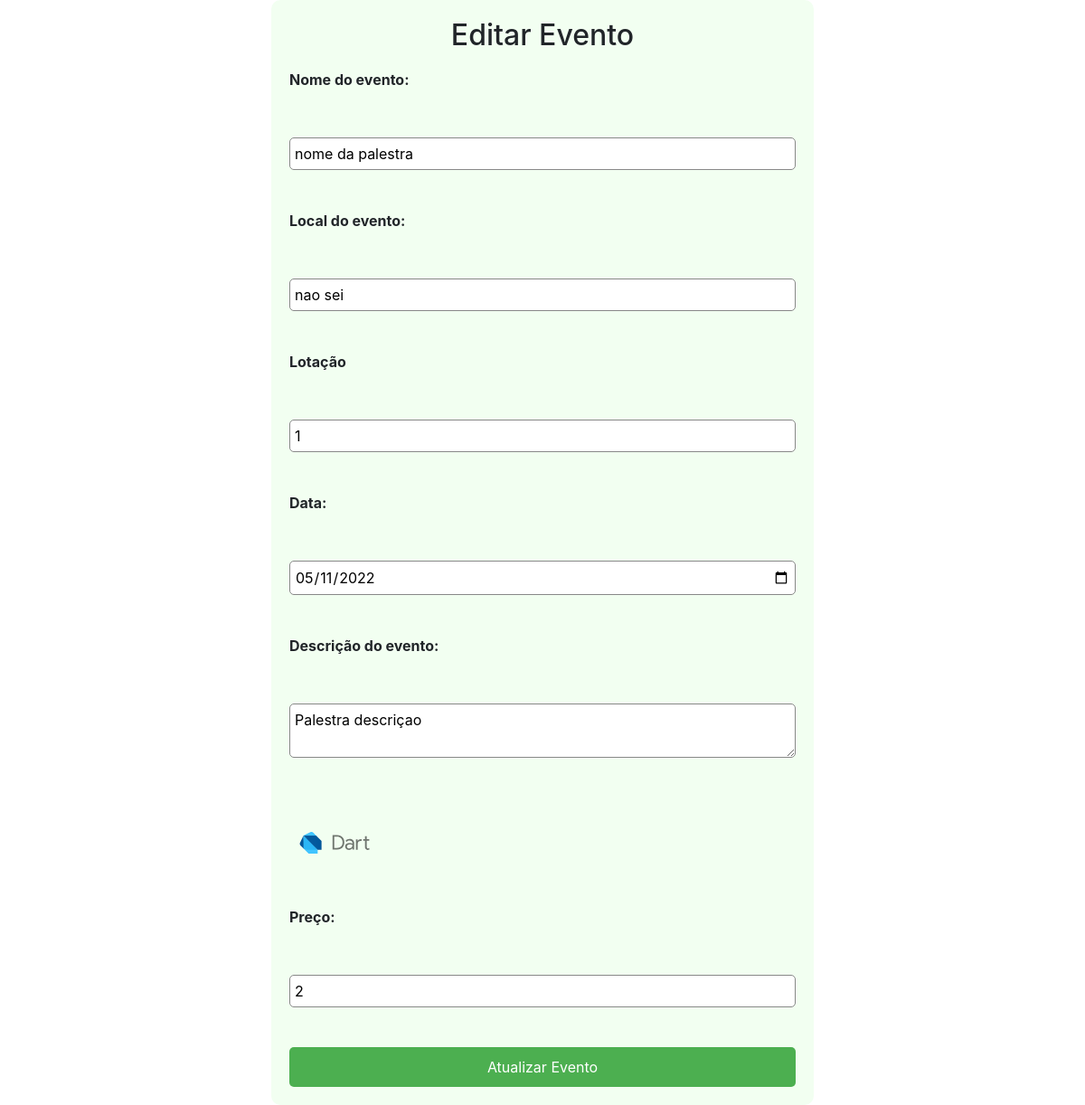
Before: /update/3 (signed in) with the older database file.
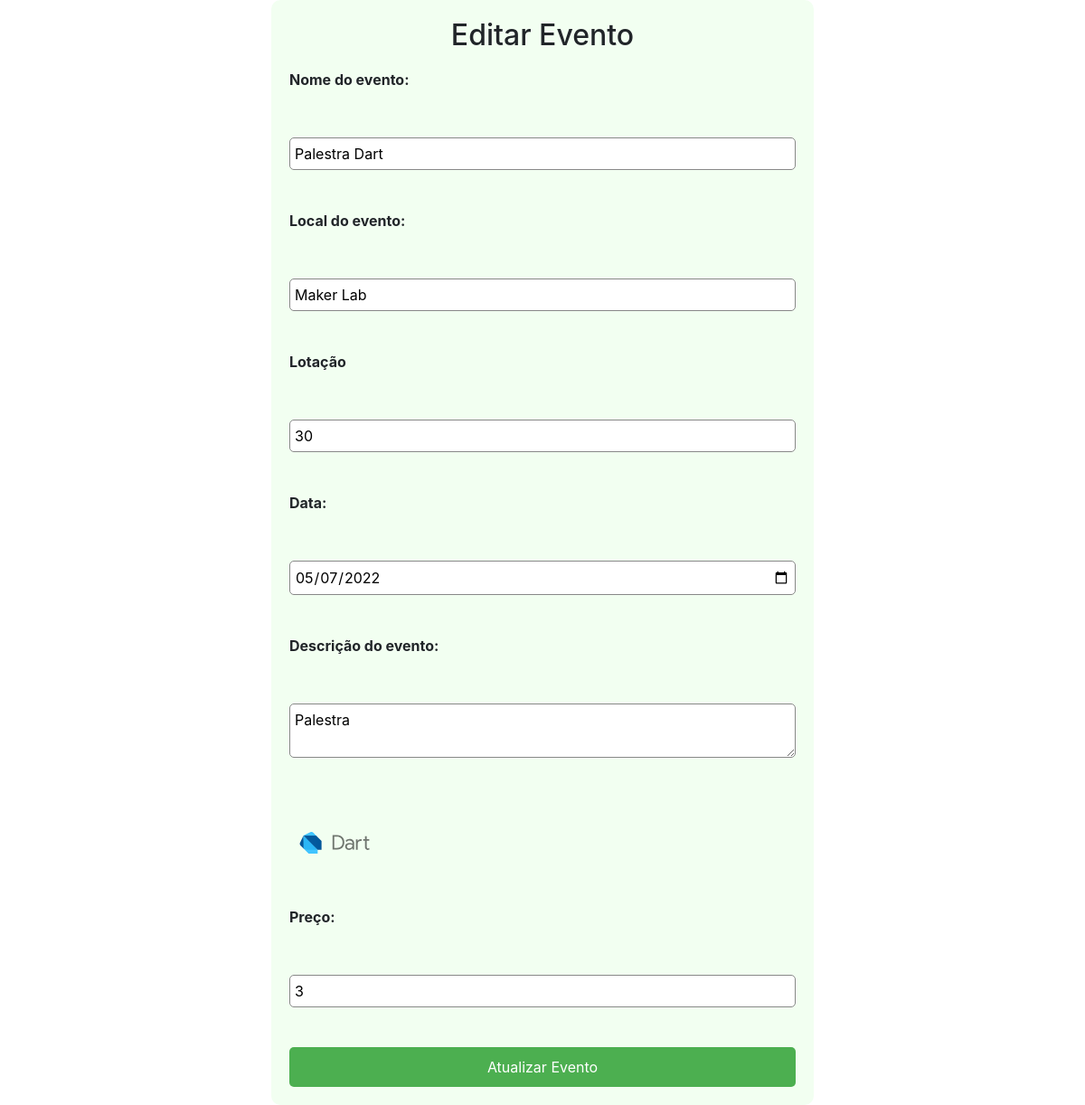
After: the same page with the newer database file.
### tables this page shows
CREATE TABLE events (
    id INTEGER PRIMARY KEY,
    name TEXT NOT NULL,
    description TEXT NOT NULL,
    location TEXT NOT NULL,
    image TEXT,
    date DATE,
    user_id INTEGER,           
    colaborator TEXT , 
    vagas INTEGER,
    lotacao INTEGER,
    preco INTEGER,
    esgotado boolean DEFAULT 0,
    FOREIGN KEY(user_id) REFERENCES users(id)
    );

### app.py (the view)
@app.route('/update/<int:event_id>', methods=['GET', 'POST'])
def update_event(event_id):
    if 'user_email' not in session:
        flash("You must be logged in to access this page", category='error')
        return redirect('/login')
    if session['user_email'] != "admin@gmail.com":
        flash("Não tem permissões para aceder aqui", category='error')
        return redirect('/')
    if request.method == 'POST':
        eventName = request.form['eventName']
        eventDescription = request.form['eventDescription']
        eventLocation = request.form['eventLocation']
        eventDate = request.form['eventDate']
        eventCapacity = request.form['eventCapacity']
        eventPrice = request.form['eventPrice']
        try:
            connection = sqlite3.connect('data.db')
            cursor = connection.cursor()
            cursor.execute("""
                UPDATE events
                SET name=?, description=?, location=?, date=?, lotacao=?, preco=?
                WHERE id=?
            """, (eventName, eventDescription, eventLocation, eventDate, eventCapacity, eventPrice, event_id))
            connection.commit()
            flash('Event updated successfully', category='success')
            return redirect('/')
        except sqlite3.Error as e:
            print("Error updating event:", e)
            flash('An error occurred while updating the event', category='error')
            return redirect('/')
        finally:
            if connection:
                connection.close()
    else:
        events = get_events()
        for event in events:
            if event[0] == event_id:
                eventName = event[1]
                eventDescription = event[2]
                eventLocation = event[3]
                eventDate = event[5]
                eventCapacity = event[9]
                print(eventCapacity)
                eventPrice = event[10]
                print(eventPrice)
                eventImage = event[4]
                print(eventImage)
                return render_template('update.html', eventName=eventName, eventDescription=eventDescription, eventLocation=eventLocation, eventDate=eventDate, eventCapacity=eventCapacity, eventPrice=eventPrice, event_id=event_id, eventImage=eventImage)
        flash('Event not found', category='error')
        return redirect('/')

### models.py (called while the page is built)
def get_events():
    connection = sqlite3.connect('data.db', check_same_thread=False)
    cursor = connection.cursor()
    try:
        cursor.execute("SELECT * FROM events")
        results = cursor.fetchall()
        return results
    except Exception as e:
        print(e)
        return None

### templates/update.html (shortened to what this page needs)
<!DOCTYPE html>
<html lang="en">
<head>
  <link rel="stylesheet" href="https://cdnjs.cloudflare.com/ajax/libs/font-awesome/5.15.1/css/all.min.css">
  <link rel="stylesheet" href="https://stackpath.bootstrapcdn.com/bootstrap/4.3.1/css/bootstrap.min.css">
  <link rel="stylesheet" href="/static/css/update.css">
</head>
<form action="/update/{{ event_id }}" method="post">
  <h2>Editar Evento</h2>
  <label for="eventName">Nome do evento:</label><br>
  <input type="text" id="eventName" name="eventName" value="{{ eventName }}"><br>
  <label for="eventLocation">Local do evento:</label><br>
  <input type="text" id="eventLocation" name="eventLocation" value="{{ eventLocation }}"><br>
  <label for="eventTime">Lotação</label><br>
  <input type="number" min="0" id="eventCapacity" name="eventCapacity" value="{{ eventCapacity }}"><br>
  <label for="eventDate">Data:</label><br>
  <input type="date" id="eventDate" name="eventDate" value="{{ eventDate }}"><br>
  <label for="eventDescription">Descrição do evento:</label><br>
  <textarea id="eventDescription" name="eventDescription">{{ eventDescription }}</textarea><br>
  <img src="/{{eventImage}}" alt="event image" width="100" height="100">
  <label for="eventPrice">Preço:</label><br>
  <input type="number" min="0" id="eventPrice" name="eventPrice" value="{{ eventPrice}}"><br>
  <input type="submit" value="Atualizar Evento">
</form>

Changed rows visible on the page:
changed events: eventName "nome da palestra" → "Palestra Dart"; eventLocation "nao sei" → "Maker Lab"; eventDate "05/11/2022" → "05/07/2022"; eventDescription "Palestra descriçao" → "Palestra"
Other visible differences:
form field eventCapacity: "1" → "30"
form field eventPrice: "2" → "3"
